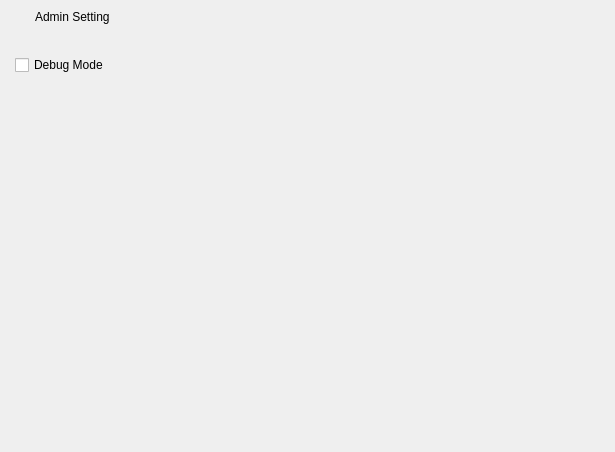
<?xml version="1.0" encoding="UTF-8"?>
<ui version="4.0">
 <class>AdminSettingWidget</class>
 <widget class="QWidget" name="AdminSettingWidget">
  <property name="geometry">
   <rect>
    <x>0</x>
    <y>0</y>
    <width>615</width>
    <height>452</height>
   </rect>
  </property>
  <property name="windowTitle">
   <string>Form</string>
  </property>
  <layout class="QVBoxLayout" name="verticalLayout_2">
   <property name="spacing">
    <number>9</number>
   </property>
   <property name="leftMargin">
    <number>5</number>
   </property>
   <property name="topMargin">
    <number>5</number>
   </property>
   <property name="rightMargin">
    <number>5</number>
   </property>
   <property name="bottomMargin">
    <number>5</number>
   </property>
   <item>
    <widget class="QWidget" name="widget_6" native="true">
     <property name="sizePolicy">
      <sizepolicy hsizetype="Preferred" vsizetype="Fixed">
       <horstretch>0</horstretch>
       <verstretch>0</verstretch>
      </sizepolicy>
     </property>
     <layout class="QVBoxLayout" name="verticalLayout">
      <property name="spacing">
       <number>0</number>
      </property>
      <property name="leftMargin">
       <number>0</number>
      </property>
      <property name="topMargin">
       <number>0</number>
      </property>
      <item>
       <widget class="QWidget" name="widget_7" native="true">
        <layout class="QHBoxLayout" name="horizontalLayout_8">
         <property name="leftMargin">
          <number>0</number>
         </property>
         <property name="topMargin">
          <number>0</number>
         </property>
         <property name="rightMargin">
          <number>0</number>
         </property>
         <property name="bottomMargin">
          <number>0</number>
         </property>
         <item>
          <widget class="QLabel" name="label_4">
           <property name="sizePolicy">
            <sizepolicy hsizetype="Fixed" vsizetype="Preferred">
             <horstretch>0</horstretch>
             <verstretch>0</verstretch>
            </sizepolicy>
           </property>
           <property name="styleSheet">
            <string notr="true">QLabel {
    image: url(:/Resource/Images/medip/arrow_open_d.png);
	min-width: 24px;
	min-height: 24px;
}</string>
           </property>
           <property name="text">
            <string/>
           </property>
          </widget>
         </item>
         <item>
          <widget class="QLabel" name="m_labelRepository_2">
           <property name="text">
            <string>Admin Setting</string>
           </property>
          </widget>
         </item>
        </layout>
       </widget>
      </item>
     </layout>
    </widget>
   </item>
   <item>
    <widget class="QWidget" name="widget_5" native="true">
     <widget class="QCheckBox" name="m_chkDebugMode">
      <property name="geometry">
       <rect>
        <x>10</x>
        <y>10</y>
        <width>121</width>
        <height>16</height>
       </rect>
      </property>
      <property name="text">
       <string>Debug Mode</string>
      </property>
     </widget>
    </widget>
   </item>
  </layout>
 </widget>
 <resources>
  <include location="../../MainWindow.qrc"/>
 </resources>
 <connections/>
</ui>
